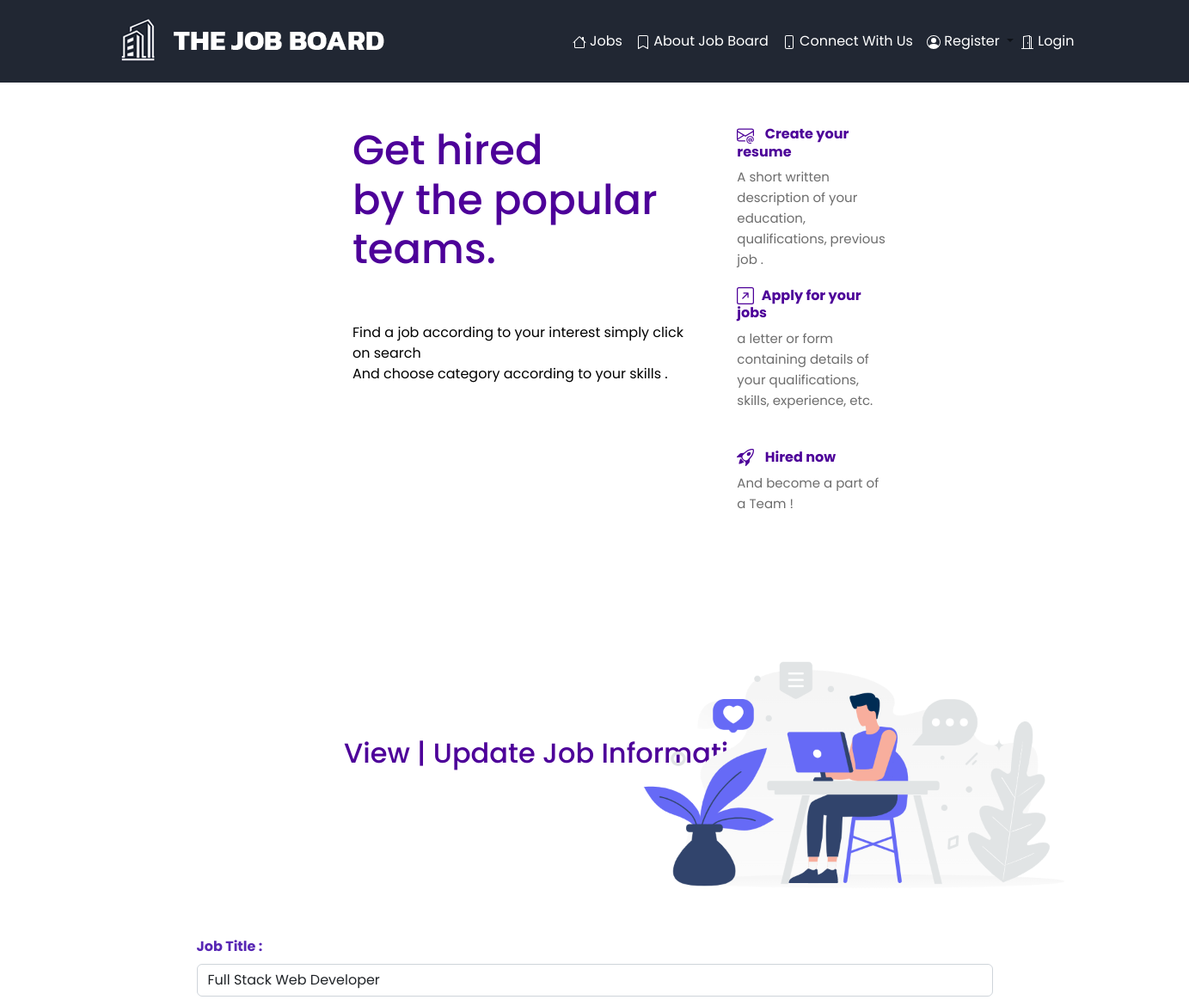
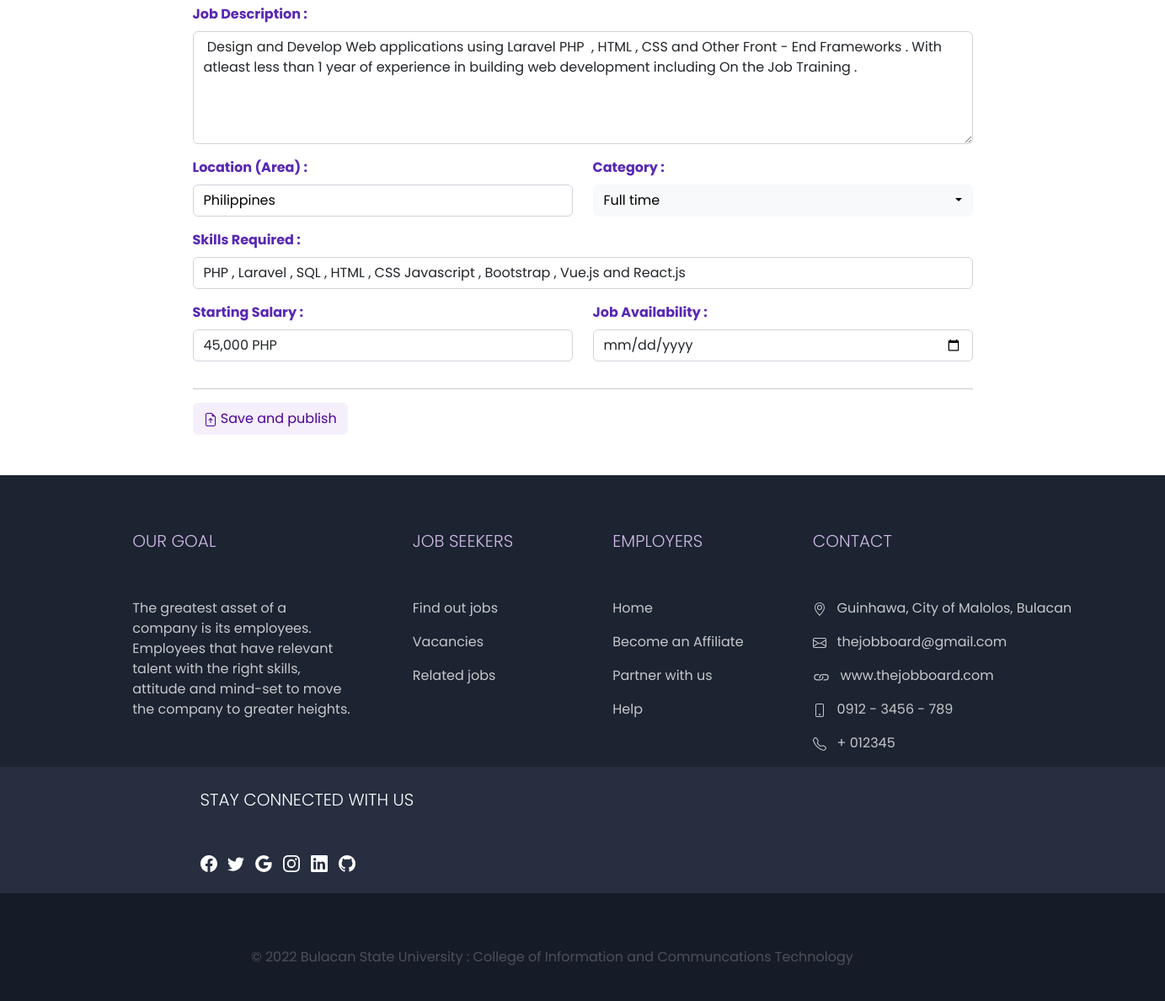
/employer/jobs/update/10, run on the app's committed database (2 pictures, top to bottom).
### jobsapp/models.py (models this page shows, shortened)
class Job(models.Model):
    user = models.ForeignKey(User, on_delete=models.CASCADE)
    title = models.CharField(max_length=300)
    description = models.TextField()
    location = models.CharField(max_length=150)
    type = models.CharField(choices=JOB_TYPE, max_length=10)
    skillReq = models.CharField(max_length=100)
    last_date = models.DateTimeField()
    salary = models.CharField(max_length=100)
    created_at = models.DateTimeField(default=timezone.now)
    filled = models.BooleanField(default=False)

### jobsapp/views/employer.py (the view, shortened to what this page needs)
# urls.py: path('employer/jobs/update/<int:id>', JobUpdateView.as_view(), name='employer-jobs-update'),
class JobUpdateView(UpdateView):
    model = Job
    form_class = UpdateJobForm
    template_name = 'jobs/update-job.html'
    context_object_name = 'job'
    pk_url_kwarg = 'id'
    success_url = reverse_lazy('jobs:employer-dashboard')
    def get_object(self, queryset=None):
        obj = super(JobUpdateView, self).get_object(queryset=queryset)
        if obj is None:
            raise Http404("Job doesn't exists")
        return obj
    def get(self, request, *args, **kwargs):
        try:
            self.object = self.get_object()
        except Http404:
            raise Http404("Job doesn't exists")
        context = self.get_context_data(object=self.object)
        return self.render_to_response(context)

### templates/jobs/update-job.html (shortened to what this page needs)
{% extends 'base.html' %}
{% load staticfiles %}
{% block styles %}
    <link rel="stylesheet" href="{% static 'vendor/bootstrap-select/css/bootstrap-select.min.css' %}">
{% endblock %}
{% block content %}
    <section class="bg-light-gray">
        <div class="" style="display: grid; grid-template-columns:auto auto;">
            <div class="" style="margin-left: 400px;">
                <br><br><br><br><br><br><br>
                <h2 style="color: #4d0099;">View | Update Job Information  </h2>
                <br>
            </div>
            <div style="margin-left: -300px;">
                <img src="{% static 'img/62.png' %}" alt="" width="600px">
            </div>
        </div>
    </section>
    <section>
        <div class="container">
            <div class="row">
                <div class="col-lg-10 mx-auto">
                    <form id="job-main-form" method="post" action="" class="job-add-form">
                        <div class="row">
                            <div class="col-lg-12 form-group">
                                <label for="title" style="color: rgb(88, 39, 180);" > <strong>Job Title :</strong>  </label>
                                <input id="title" name="title" type="text" value="{{ job.title }}" class="form-control">
                            </div>
                        </div>
                        <div class="row">
                            <div class="col-lg-12 form-group">
                                <label for="text" style="color: rgb(88, 39, 180);" > <strong> Job Description :</strong> </label>
                                <textarea id="text" name="description" rows="5" class="form-control"> {{ job.description }} </textarea>
                            </div>
                        </div>
                        <div class="row">
                            <div class="col-lg-6 form-group">
                                <label for="location" style="color: rgb(88, 39, 180);"><strong> Location (Area) :</strong>  </label>
                                <input id="location" name="location" type="text" placeholder="e.g. Rio de Janeiro"
                                value="{{ job.location }}" class="form-control" style="background-color: white; color:black;">
                            </div>
                            <div class="col-lg-6 form-group">
                                <label for="type" style="color: rgb(88, 39, 180);" ><strong> Category : </strong> </label>
                                <select id="type" name="type" placeholder="Choose job type"
                                        class="form-control select2">
                                    <option value="1" {% if job.type == 'Full time' %} selected="selected" {% endif %}>Full time</option>
                                </select>
                            </div>
                        </div>
                        <div class="row">
                            <div class="col-lg-12 form-group">
                                <label for="skillReq" style="color: rgb(88, 39, 180);" ><strong> Skills Required : </strong> </label>
                                <input id="skillReq" name="skillReq" value="{{ job.skillReq }}" type="text" placeholder="e.g. C++"
                                       class="form-control">
                            </div>
                        </div>
                        <div class="row">
                            <div class="col-xl-6 form-group">
                                <label for="salary" style="color: rgb(88, 39, 180);"><strong> Starting Salary : </strong> </label>
                                <input id="salary" name="salary" value="{{ job.salary }}"  type="text" class="form-control">
                            </div>
                            <div class="col-xl-6 form-group">
                                <label for="validity" style="color: rgb(88, 39, 180);" ><strong> Job Availability :</strong>  </label>
                                <input id="validity" name="last_date"   type="date" value="{{ job.last_date }}" class="form-control">
                            </div>
                        </div>
                        <div class="row">
                            <div >
                                <hr>
                                <button type="submit" class="btn action_button">
                                    Save and publish
                                </button>
                            </div>
                        </div>
                    </form>
                </div>
            </div>
        </div>
    </section>
{% endblock %}

### data on the page
Job: title "Full Stack Web Developer", description "Design and Develop Web applications using Laravel PHP , HTML , CSS and Other Front - End Frameworks . With atleast less than 1 year of experience in building web development including On the Job Training .", location "Philippines", skillReq "PHP , Laravel , SQL , HTML , CSS Javascript , Bootstrap , Vue.js and React.js", salary "45,000 PHP"
